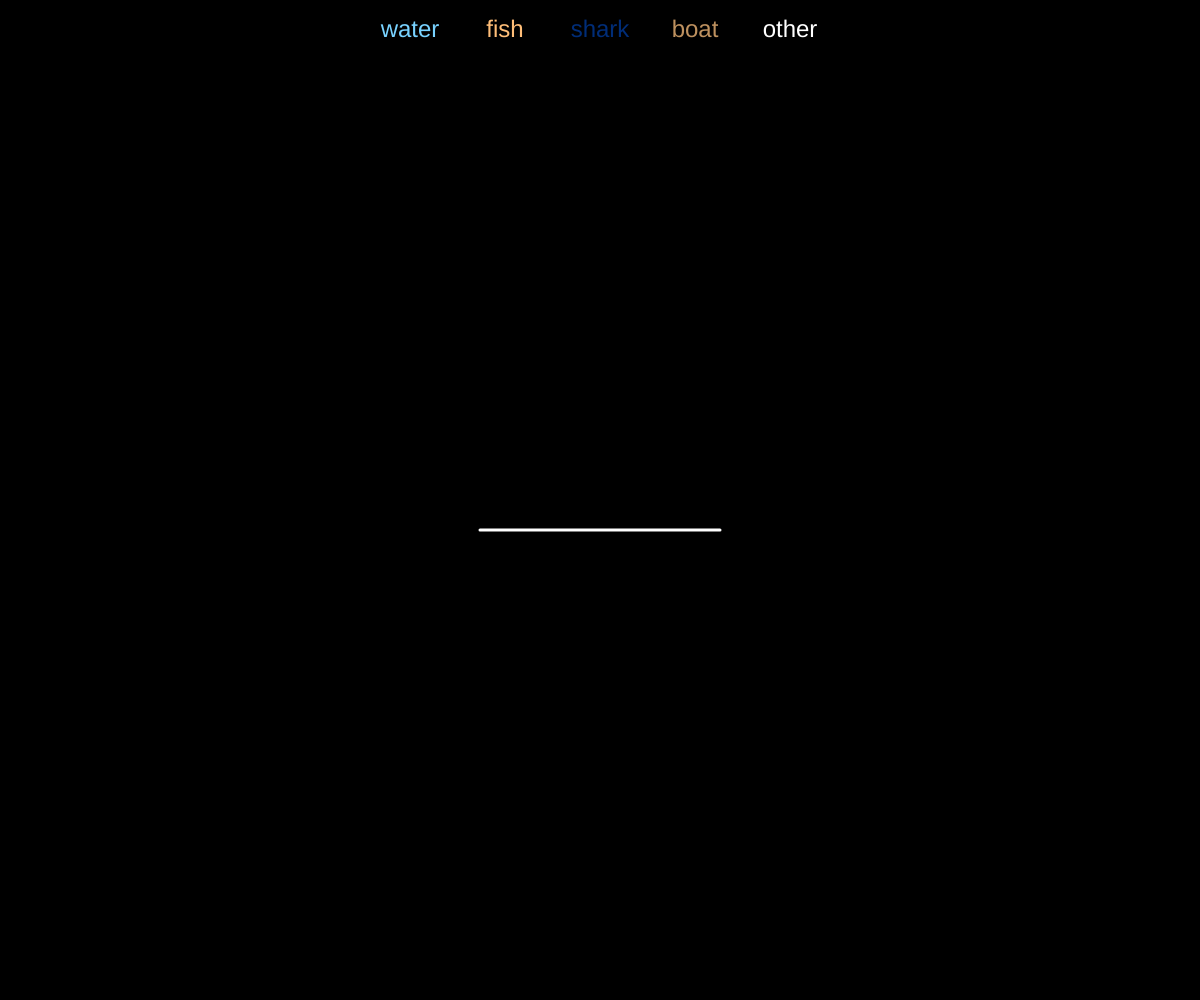
Frame 1 (no input)
Frame 60 (no input): identical to frame 1, image omitted
Frame 120 (the mouse pressed at the canvas centre since frame 60): identical to frame 1, image omitted

The p5.js sketch that drew this single still picture (run headless with seeded random() and noise() and a simulated clock; from frame 60 on, the mouse is pressed at the canvas centre):

// p5.js sketch
// ── sketch.js
let typedText = "";
let submittedTexts = [];
let baseGravity = 0.2;
let stackSpacing = 38;
let horizontalSpeed = 1.5;

function setup() {
  createCanvas(windowWidth, windowHeight);
  textAlign(CENTER, CENTER);
  textSize(32);
}

function draw() {
  background(0);

  fill(255);
  noStroke();

  for (let i = 0; i < submittedTexts.length; i++) {
    let currentText = submittedTexts[i];
    let landingY = height - 20;

    if (currentText.str === "boat") {
      landingY = getTopLandingY(currentText);
    }

    if (!currentText.landed) {
      let previousY = currentText.y;
      currentText.speed += currentText.gravity;
      currentText.x += currentText.xSpeed;
      currentText.y += currentText.speed;

      let textMargin = getTextHalfWidth(currentText) + 10;
      if (currentText.x < textMargin || currentText.x > width - textMargin) {
        currentText.x = constrain(currentText.x, textMargin, width - textMargin);
        currentText.xSpeed *= -1;
      }

      if (currentText.str !== "boat") {
        for (let j = 0; j < submittedTexts.length; j++) {
          let otherText = submittedTexts[j];
          if (otherText.str === "boat") {
            continue;
          }

          let targetY = otherText.y - stackSpacing;
          let currentHalfWidth = getTextHalfWidth(currentText);
          let otherHalfWidth = getTextHalfWidth(otherText);
          let touchingX = abs(currentText.x - otherText.x) < currentHalfWidth + otherHalfWidth;
          let fallingOntoText = previousY <= targetY && currentText.y >= targetY;

          if (otherText.landed && touchingX && fallingOntoText && targetY < landingY) {
            landingY = targetY;
          }
        }
      }

      if (currentText.y >= landingY) {
        currentText.y = landingY;
        currentText.speed = 0;
        currentText.landed = true;
      }
    }

    if (currentText.landed) {
      if (currentText.str === "boat") {
        currentText.y = min(currentText.y, getTopLandingY(currentText));
      }

      if (movesLikeWater(currentText)) {
        currentText.waveAmount = lerp(currentText.waveAmount, 1, 0.03);
      } else {
        currentText.waveAmount = 0;
      }

      let textMargin = getTextHalfWidth(currentText) + 10;
      let waveY = sin(frameCount * 0.09 + currentText.phase) * 2 * currentText.waveAmount;
      if (movesLikeWater(currentText)) {
        currentText.x += currentText.xSpeed * currentText.waveAmount;
      }

      if (currentText.x < textMargin || currentText.x > width - textMargin) {
        currentText.x = constrain(currentText.x, textMargin, width - textMargin);
        currentText.xSpeed *= -1;
      }

      for (let j = 0; j < i; j++) {
        let otherText = submittedTexts[j];

        if (otherText.landed && !otherText.remove && !currentText.remove) {
          let currentHalfWidth = getTextHalfWidth(currentText);
          let otherHalfWidth = getTextHalfWidth(otherText);
          let overlapX = currentHalfWidth + otherHalfWidth - abs(currentText.x - otherText.x);
          let overlapY = stackSpacing - abs(currentText.y - otherText.y);

          if (overlapX > 0 && overlapY > 0) {
            if (currentText.str === "shark" && otherText.str === "fish") {
              otherText.remove = true;
              currentText.textScale *= 1.5;
              continue;
            } else if (currentText.str === "fish" && otherText.str === "shark") {
              currentText.remove = true;
              otherText.textScale *= 1.5;
              continue;
            }

            let pushDirection = currentText.x < otherText.x ? -1 : 1;
            currentText.x += (overlapX / 2) * pushDirection;
            otherText.x -= (overlapX / 2) * pushDirection;
            currentText.xSpeed *= -1;
            otherText.xSpeed *= -1;

            let otherMargin = getTextHalfWidth(otherText) + 10;
            currentText.x = constrain(currentText.x, textMargin, width - textMargin);
            otherText.x = constrain(otherText.x, otherMargin, width - otherMargin);
          }
        }
      }

      currentText.drawY = currentText.y + waveY;
    } else {
      currentText.drawY = currentText.y;
    }
  }

  submittedTexts = submittedTexts.filter((currentText) => !currentText.remove);

  for (let i = 0; i < submittedTexts.length; i++) {
    if (submittedTexts[i].str !== "boat") {
      drawSubmittedText(submittedTexts[i]);
    }
  }

  for (let i = 0; i < submittedTexts.length; i++) {
    if (submittedTexts[i].str === "boat") {
      drawSubmittedText(submittedTexts[i]);
    }
  }

  drawColorTerms();

  fill(255);
  text(typedText, width / 2, height / 2);

  stroke(255);
  strokeWeight(3);
  line(width / 2 - 120, height / 2 + 30, width / 2 + 120, height / 2 + 30);
}

function keyTyped() {
  typedText += key;
}

function keyPressed() {
  if (keyCode === ENTER || keyCode === RETURN) {
    submittedTexts.push({
      str: typedText,
      x: width / 2,
      y: height / 2,
      speed: random(-14, -8),
      gravity: baseGravity + typedText.length * 0.05,
      landed: false,
      waveAmount: 0,
      xSpeed: getRandomPopSpeed(),
      phase: random(TWO_PI),
      textScale: 1,
    });
    typedText = "";
    return false;
  }

  if (keyCode === BACKSPACE) {
    typedText = typedText.slice(0, -1);
    return false;
  }
}

function getTopLandingY(currentText) {
  let topY = height - 20;

  for (let i = 0; i < submittedTexts.length; i++) {
    let otherText = submittedTexts[i];

    if (otherText !== currentText && otherText.str !== "boat" && otherText.landed) {
      topY = min(topY, otherText.y - stackSpacing);
    }
  }

  return topY;
}

function getTextHalfWidth(currentText) {
  return (textWidth(currentText.str) * (currentText.textScale || 1)) / 2;
}

function movesLikeWater(currentText) {
  return (
    currentText.str === "water" ||
    currentText.str === "fish" ||
    currentText.str === "shark" ||
    currentText.str === "boat"
  );
}

function getRandomPopSpeed() {
  let speed = random(-9, 14);

  if (abs(speed) < 3) {
    speed = speed < 0 ? -3 : 3;
  }

  return speed;
}

function drawSubmittedText(currentText) {
  setTextColor(currentText.str);

  push();
  translate(currentText.x, currentText.drawY);
  scale(currentText.textScale || 1);
  text(currentText.str, 0, 0);
  pop();
}

function drawColorTerms() {
  let terms = ["water", "fish", "shark", "boat", "other"];
  let spacing = 95;
  let startX = width / 2 - ((terms.length - 1) * spacing) / 2;

  push();
  textSize(24);

  for (let i = 0; i < terms.length; i++) {
    setTextColor(terms[i]);
    text(terms[i], startX + i * spacing, 30);
  }

  pop();
}

function setTextColor(str) {
  if (str === "water") {
    fill(120, 210, 255);
  } else if (str === "fish") {
    fill(255, 190, 120);
  } else if (str === "shark") {
    fill(0, 45, 120);
  } else if (str === "boat") {
    fill(190, 145, 95);
  } else {
    fill(255);
  }
}
